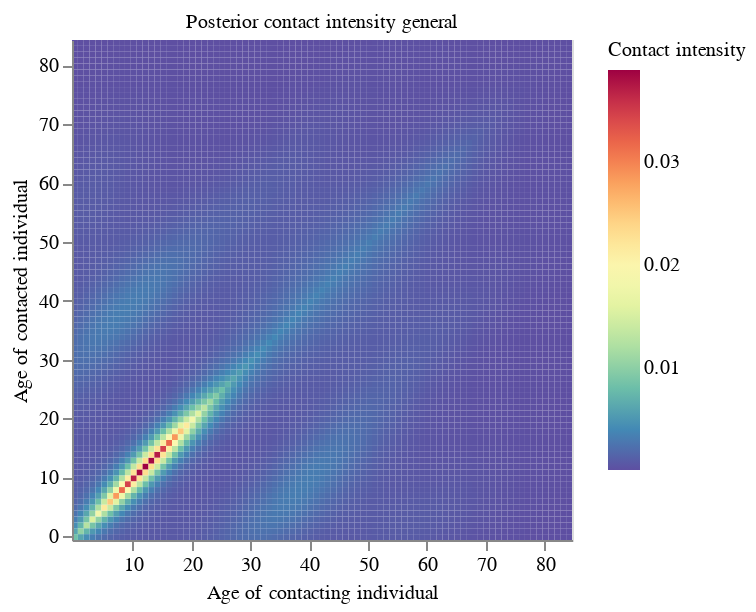

This figure's notebook cell:
### Code cell
visual.plot_cint()

### Figure 1 — Vega-Lite specification as saved in the notebook (floating-point values rounded to 4 significant figures; data arrays with more than 128 entries replaced by an {"elided": "..."} marker saying what was removed)
{"config": {"view": {"continuousWidth": 300, "continuousHeight": 300}}, "data": {"name": "data-56a956b42b0548f3a71dcb0b0c406821"}, "mark": {"type": "rect"}, "encoding": {"color": {"field": "z", "legend": {"labelFontSize": 10, "labelFontWeight": "normal", "orient": "right", "titleFontSize": 10, "titleFontWeight": "normal"}, "scale": {"reverse": true, "scheme": "spectral"}, "title": "Contact intensity", "type": "quantitative"}, "x": {"axis": {"grid": false, "labelAngle": 0, "labelFontSize": 10, "labelFontWeight": "normal", "titleFontSize": 10, "titleFontWeight": "normal", "values": [0, 10, 20, 30, 40, 50, 60, 70, 80]}, "field": "x", "title": "Age of contacting individual", "type": "ordinal"}, "y": {"axis": {"grid": false, "labelFontSize": 10, "labelFontWeight": "normal", "titleFontSize": 10, "titleFontWeight": "normal", "values": [0, 10, 20, 30, 40, 50, 60, 70, 80]}, "field": "y", "scale": {"reverse": true}, "title": "Age of contacted individual", "type": "ordinal"}}, "height": 250, "title": {"text": "Posterior contact intensity general", "anchor": "middle", "fontSize": 10, "fontWeight": "normal"}, "width": 250, "$schema": "https://vega.github.io/schema/vega-lite/v5.20.1.json", "datasets": {"data-56a956b42b0548f3a71dcb0b0c406821": {"elided": "7225 records"}}}
